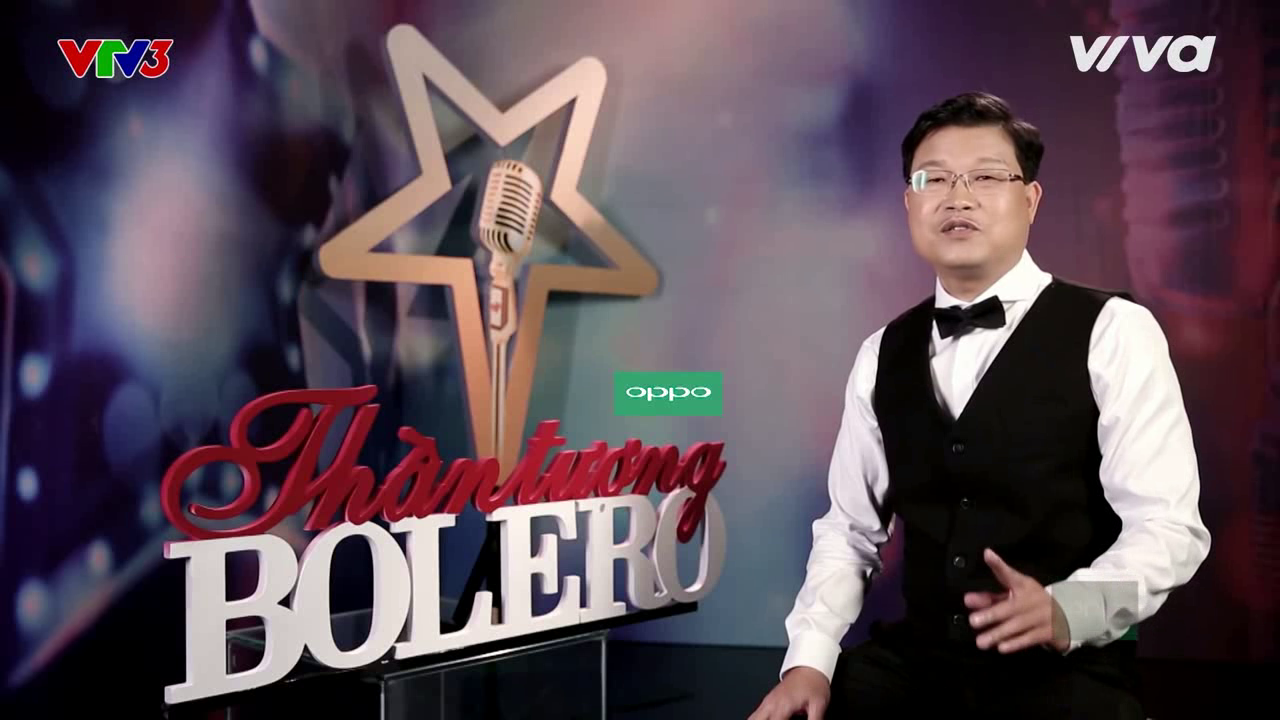
#> input picture frame 9 of data/video/output/doc_long_bolero/shot/shot0.avi, 1280 x 720 px, given in place of anni002.mpg, which was not available
$ python shot_detect_RSV_ROG.py   (older library calls are emulated)
#> lines starting #> are read from the running program, lines starting #| are printed output that depends on the picture; pictures that were not available may be replaced by others from this repository, and a replacement may not be noted
"""
Createb by DucVM
"""
from  __future__ import print_function
from  __future__ import division
import numpy as np
import cv2
from matplotlib import pyplot as plt
import os


# def function load array diffirences of all frame in video and show
# [64 lines left out: functions load_and_show_histogram, calConstrastGray, calConstrastColor, concat_shot, not called in this run]


# def fucntion to read video and then output image that represent for each shot
def dectUsingHSV(inputfile, outputfolder):
    """
    Function loads video then processing to produce shot, keyframe
    with each video this function will created two folder:
    shot folder stores output shot, frame stores output keyframe
    :param inputfile: path to input video
    :param outputfolder: output folder
    :return:
    """
#> called with inputfile = '../../../data/video/anni002.mpg', outputfolder = '../../../data/video/output/anni001_2'
    # load image
    cap = cv2.VideoCapture(inputfile)
    # create first output folder if not exist
    output_keyframe_path = outputfolder + "/frame/"
    output_keyframe_path2 = outputfolder + "/frame2/"
    output_shot_path = outputfolder + "/shot/"
    output_shot_path2 = outputfolder + "/shot2/"
    temp_folder = outputfolder + "/temp/"
    if not os.path.exists(output_keyframe_path): os.makedirs(output_keyframe_path)
    if not os.path.exists(output_keyframe_path2): os.makedirs(output_keyframe_path2)
    if not os.path.exists(output_shot_path): os.makedirs(output_shot_path)
    if not os.path.exists(output_shot_path2): os.makedirs(output_shot_path2)
    if not os.path.exists(temp_folder): os.makedirs(temp_folder)
    # get number frame/second, height-weight of video
    fps = int(cap.get(cv2.CAP_PROP_FPS))
    width = int(cap.get(cv2.CAP_PROP_FRAME_WIDTH))
    height = int(cap.get(cv2.CAP_PROP_FRAME_HEIGHT))
    length = int(cap.get(cv2.CAP_PROP_FRAME_COUNT))
    print ("length video ",length)
    arr_hist = np.array([[[[]]]], dtype=np.float)
    # Define the codec and create VideoWriter object
    fourcc = cv2.VideoWriter_fourcc(*'XVID')
    res = np.array([], dtype=np.float)
    new_frame = []
    old_frame = []
    # loop through all frame, calculating chi-square diffirence and storing to res array
    for i in range(length):
        # Capture frame-by-frame
        ret, frame = cap.read()
        # print (frame.shape)
        if (ret != True):
            break
        # Our operations on the frame come here

        hsv = cv2.cvtColor(frame, cv2.COLOR_BGR2HSV)
        hist_new = cv2.calcHist\
            ([hsv], [0, 1, 2], None, [16, 8, 8], [0, 180, 0, 256, 0, 256])
        # Display the resulting frame
        #cv2.imshow('frame', frame)
        #arr_hist = np.append(arr_hist, hist_new, axis=0)
        if i == 0:
            old_frame = hist_new
            new_frame = hist_new
        else:
            old_frame = new_frame
            new_frame = hist_new
        # diffrent between two frame using chi-square formular
        diffChiSquare = [cv2.compareHist(new_frame, old_frame, 1)]
        diff = [np.sum(np.absolute(old_frame - new_frame))]
        res = np.append(res, diffChiSquare, axis=0)
#> this loop made 31 passes
#> (diffChiSquare, diff) on passes 8 to 19: ([32110.8], [18220]), ([5287.8], [29790]), ([4346.5], [26702]), ([10945.5], [22160]), ([1570], [16952]), ([2788.5], [18938]), ([2901.5], [21406]), ([1495.9], [16522]), ([24248.9], [71902]), ([2798.7], [28076]), ([2589.2], [16136]), ([1924], [17186])
#> (diffChiSquare, diff, res) on passes 1 to 6: ([0], [0], [0]), ([3592.7], [22072], [0, 3592.7]), ([19625.9], [29392], [0, 3592.7, 19625.9]), ([61195.9], [111020], [0, 3592.7, 19625.9, 61195.9]), ([43364.5], [30334], [0, 3592.7, 19625.9, 61195.9, 43364.5]), ([10502], [22234], [0, 3592.7, 19625.9, 61195.9, 43364.5, 10502])
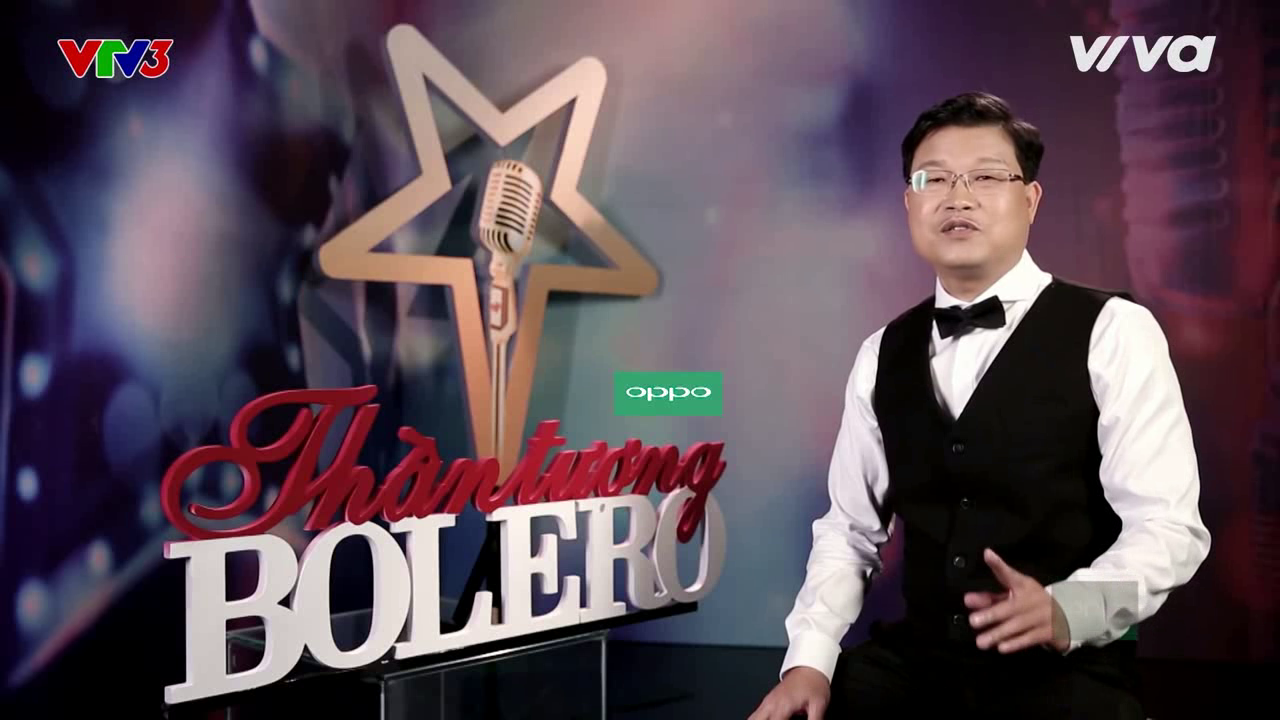
#> input picture frame 9 of data/video/output/doc_long_bolero/shot/shot0.avi, 1280 x 720 px, given in place of anni002.mpg, which was not available
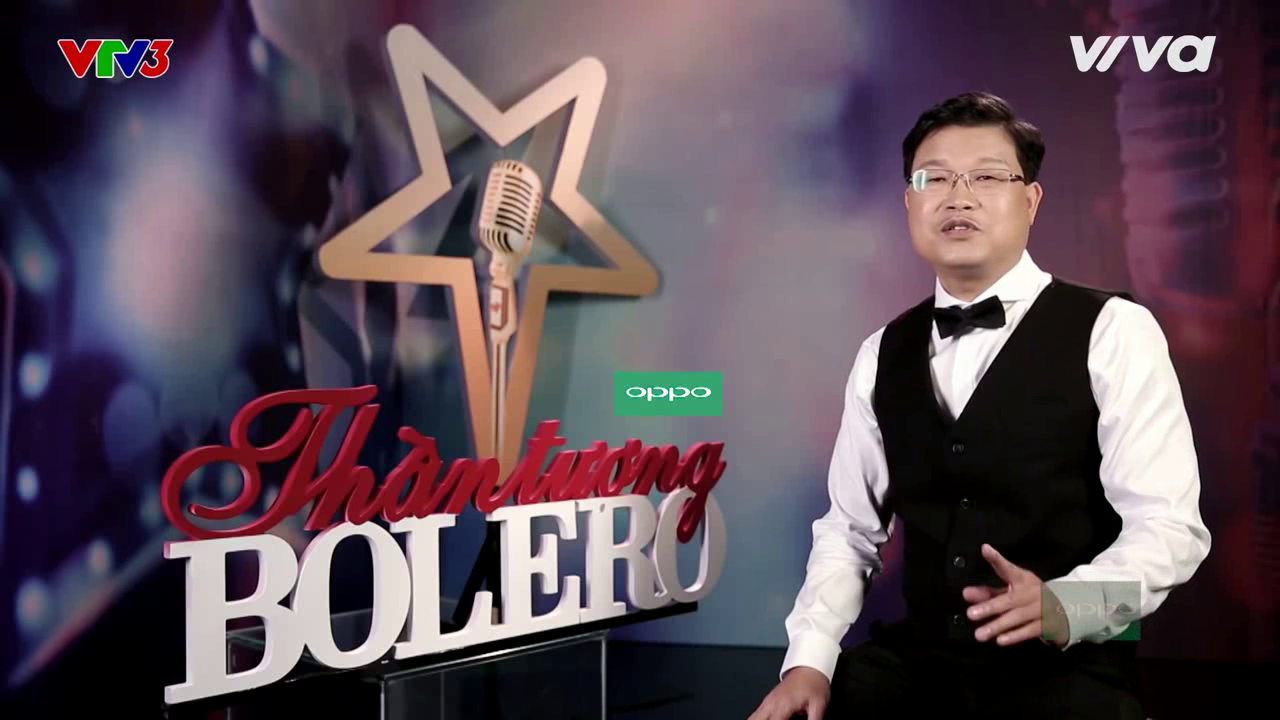
#> input picture frame 10 of data/video/output/doc_long_bolero/shot/shot0.avi, 1280 x 720 px, given in place of anni002.mpg, which was not available
#> after the loop:
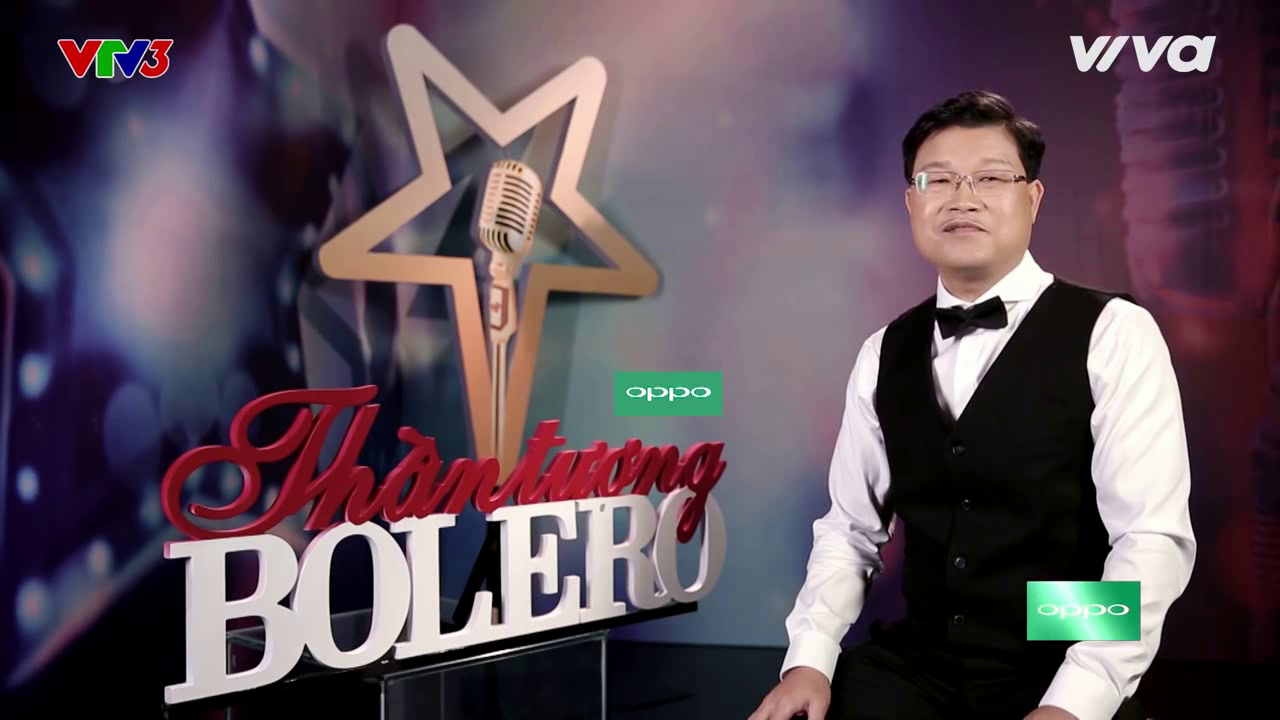
#> frame: shape (720, 1280, 3); mean B, G, R 87.2, 77.1, 92.3
#> after the loop, res = 30 values, max 61195.9 at index 3, min 0 at index 0, mean 10351.4

    # calculating mean and variance to creating the thresold
    var = np.sqrt(np.var(res))
    mean = np.mean(res)
    # panda -    best
    frac = var/mean
    s = 0
    type = 0
    if frac < 10:
        s = 0.7
        type = 1
    else:
        s = 0.01
        type = 2
    T = mean + s * var
    print("mean ", mean)
    print("var ", (var))
    print ("T ", T)
    #plt.plot(res, color='r')
    #plt.ylabel('distance')
    #plt.show()

    shotDect = [index for index in range(length) if (res[index] >= T)]
    index = 0
    index2 = 0
    lengthShot = len(shotDect)
    # set position frame to reread and get the keyframe in video
    cap.release()
    #cap.set(0, 0)
    cap = cv2.VideoCapture(inputfile)

    maxConstrast = 0
    imgchoice = []
    indexChoice = 0
    arrChoice = np.array([], dtype=np.int)
    """shot0path = output_shot_path + "shot0.avi"
    out = cv2.VideoWriter(shot0path, fourcc,e fps, (width, height))"""
    shot0path2 = output_shot_path2 + "shot0.avi"
    out2 = cv2.VideoWriter(shot0path2, fourcc, fps, (width, height))
    # loop through again video then get key fr                                                                                                                                                                                                                                                                                                                                                                                                                                                                                                                                                                                                                                                                      ame and shot
    for i in range(length):
        # Capture frame-by-frameOCN/opencv/video_analysis/shot_detect_RSV_ROG.py:165
        ret, frame = cap.read()
        # calculate the constrast
        if (ret != True):
            break
        gray = cv2.cvtColor(frame, cv2.COLOR_BGR2GRAY)
        # if this position frame is less than shotDect's position
        # then current position and before is in a same shot
        # add this to current shot
        # and calculating the contrast to choice be max contrast image to be keyframe

        """if (index < lengthShot) & (i < shotDect[index]):
            out.write(frame)
            constrast = calConstrastGray(gray)
            if i == 0:
                imgchoice = gray
            if (constrast > maxConstrast):
                maxConstrast = constrast
                imgchoice = gray
                indexChoice = i
        # if this position frame is shotDect's position
        # then store the keyframe, close this current shot to open and write new shot
        else:
            if i == 0:
                imgchoice = gray
            out.release()
            shotpath = output_shot_path + 'shot%d.avi' % index
            out = cv2.VideoWriter(shotpath, fourcc, fps,
                                  (width, height))
            arrChoice = np.append(arrChoice, indexChoice)
            cv2.imshow('frame', imgchoice)
            keypath = output_keyframe_path + "frame%d.jpg" % indexChoice
            cv2.imwrite(keypath, imgchoice)
            maxConstrast = calConstrastGray(gray)
            imgchoice = gray
            indexChoice = i
            index = index + 1
            if (index >= lengthShot):
                break
        """
        if (i==0):
            keypath2 = output_keyframe_path2 + "frame%d.jpg" % i
            cv2.imwrite(keypath2, gray)
        if( (index2 < lengthShot) and (i==int(shotDect[index2])) ):

            keypath2 = output_keyframe_path2 + "frame%d.jpg" % i
            cv2.imwrite(keypath2, gray)
            index2 = index2 + 1
            out2.release()
            shotpath = output_shot_path2 + 'shot%d.avi' % index2
            out2 = cv2.VideoWriter(shotpath, fourcc, fps,
                                  (width, height))
            out2.write(frame)
        else:
            out2.write(frame)

    # When everything done, release the capture and save metadata to file
    np.savetxt(outputfolder + "/shotdect.txt", shotDect)
    shotDect = np.insert(shotDect, 0 , [0])
    np.savetxt(outputfolder + "/choice.txt", shotDect)

    np.savetxt(outputfolder + "/hsv.txt", res)
    cap.release()
    out2.release()
    cv2.destroyAllWindows()
    return type


# def function to read ouput from first step using RSV,
# then continue filtering using ROG

# [112 lines left out: function dectUsingROG, not called in this run]

def detect_using_HSV_ROG(video_uri, output_folder):
    # TODO: analysis
    type = dectUsingHSV(video_uri, output_folder)
    dectUsingROG(output_folder,type)


if __name__ == '__main__':
    detect_using_HSV_ROG("../../../data/video/anni002.mpg",
                         "../../../data/video/output/anni001_2")
    #load_and_show_histogram("../../../data/video/output/daddy_and_baby", "hsv")
